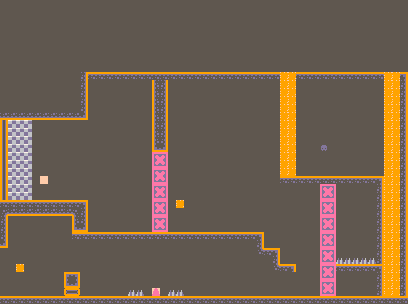

A 2D game scene composited from a Tiled map and its tileset images. What follows is a short description and the map's XML, with each tile layer's data collapsed to a summary:
An orthogonal 51x38 tile map with 8x8 px tiles, 4 tile layers (tiles, collide, spawns, waterfall).

<map version="1.10" tiledversion="1.11.2" orientation="orthogonal" renderorder="right-down" width="51" height="38" tilewidth="8" tileheight="8" infinite="0" nextlayerid="7" nextobjectid="5">
 <tileset firstgid="1" source="sample-sheet.tsx" />
 <layer id="1" name="tiles" width="51" height="38">
  <data>[1938 cells, 1931 non-empty, 9 distinct tile ids]</data>
 </layer>
 <layer id="2" name="collide" width="51" height="38">
  <data>[1938 cells, 238 non-empty, 19 distinct tile ids]</data>
 </layer>
 <layer id="3" name="spawns" width="51" height="38">
  <data>[1938 cells, 5 non-empty, 4 distinct tile ids]</data>
 </layer>
 <layer id="4" name="waterfall" width="51" height="38">
  <data>[1938 cells, 83 non-empty, 2 distinct tile ids]</data>
 </layer>
 <objectgroup id="6" name="ui" />
</map>
